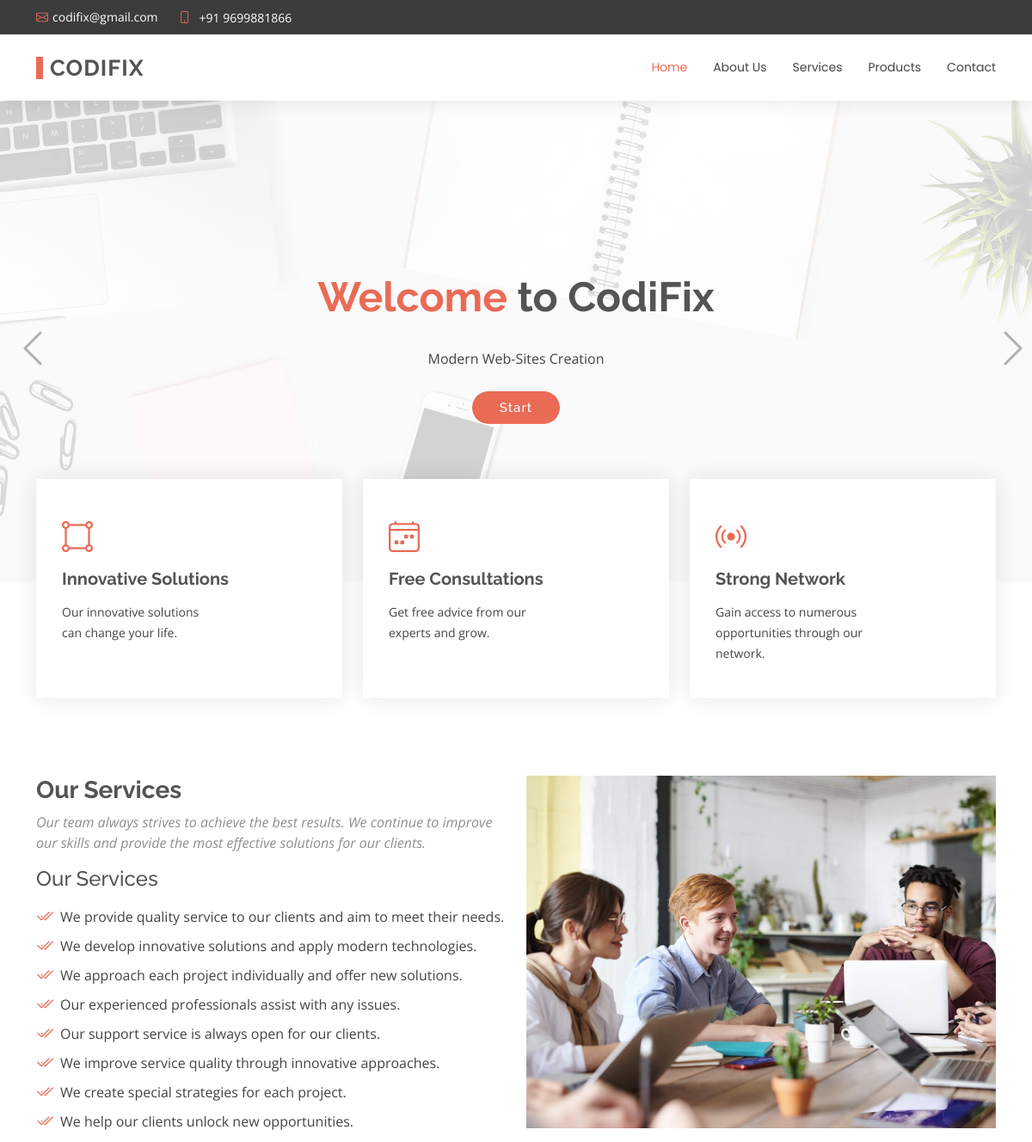
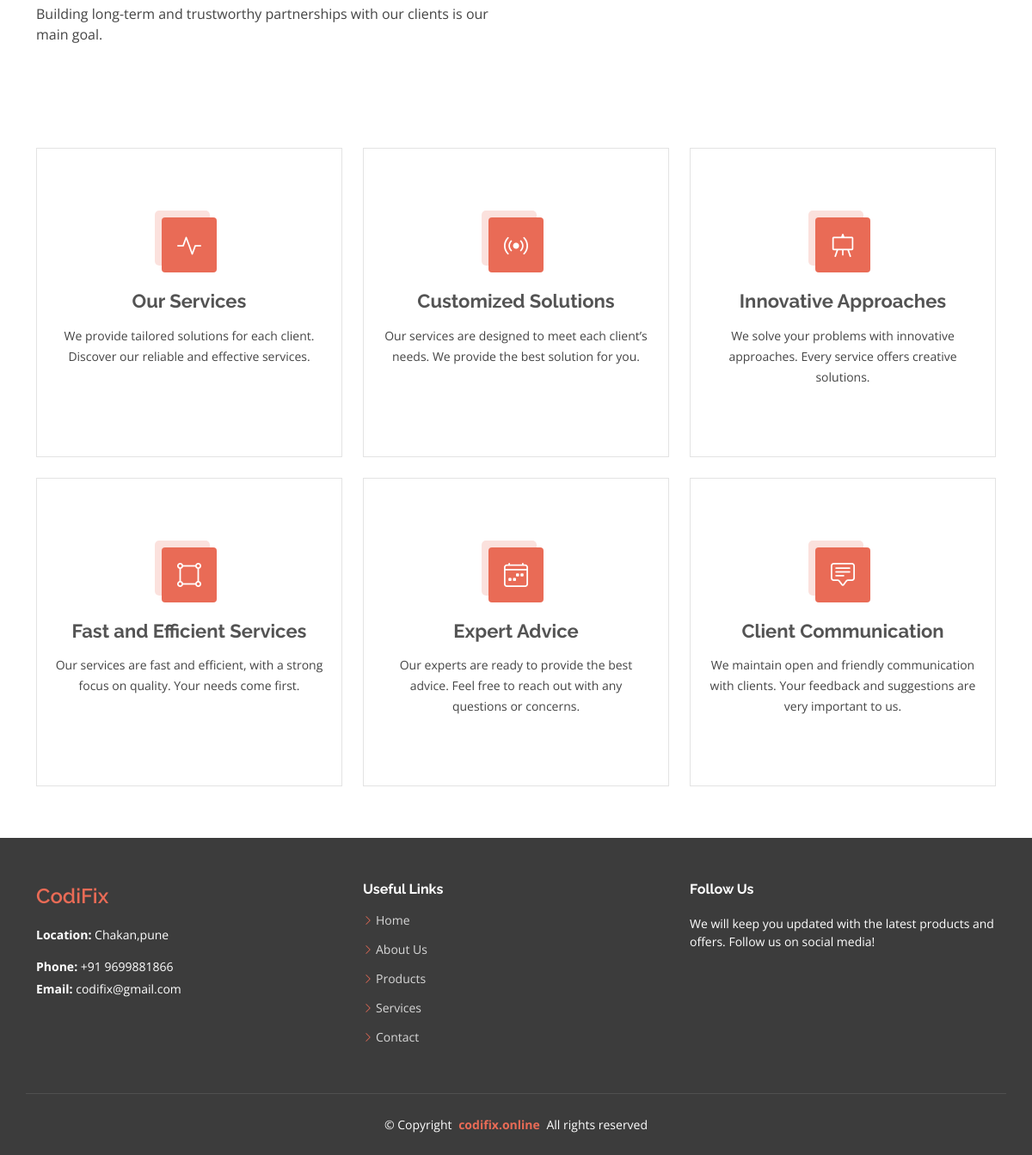
The page / on the database its author committed (2 pictures, top to bottom).
### tables this page shows
CREATE TABLE `contact_box` (
  `id` int(11) NOT NULL,
  `title` varchar(255) DEFAULT NULL,
  `value` varchar(255) DEFAULT NULL,
  `icon` varchar(255) DEFAULT NULL
);

CREATE TABLE `banners` (
  `id` int(11) NOT NULL,
  `image` varchar(255) NOT NULL,
  `title` varchar(255) NOT NULL,
  `description` text NOT NULL,
  `button_text` varchar(100) NOT NULL,
  `button_link` varchar(255) NOT NULL
);

CREATE TABLE `features` (
  `id` int(11) NOT NULL,
  `icon` varchar(255) NOT NULL,
  `title` varchar(255) NOT NULL,
  `description` text NOT NULL
);

CREATE TABLE `about` (
  `id` int(11) NOT NULL,
  `title` varchar(255) NOT NULL,
  `p1` text NOT NULL,
  `p2` text NOT NULL,
  `image` varchar(255) DEFAULT NULL
);

CREATE TABLE `services` (
  `id` int(11) NOT NULL,
  `title` varchar(255) NOT NULL,
  `description` text NOT NULL,
  `icon` varchar(50) NOT NULL
);

### config.php (called while the page is built, shortened)
<?php
class Database
{
    private $conn;
    public function __construct()
    {
        $servername = "localhost";
        $username = "root";
        $password = "";
        $dbname = "business_website";
        $this->conn = new mysqli($servername, $username, $password, $dbname);
    }
    public function executeQuery($sql)
    {
        $result = $this->conn->query($sql);
        return $result;
    }
    public function select($table, $columns = "*", $condition = "")
    {
        $sql = "SELECT $columns FROM $table $condition";
        return $this->executeQuery($sql)->fetch_all(MYSQLI_ASSOC);
    }
}

### index.php (the view, shortened to what this page needs)
<?php
include 'config.php';
$query = new Database();
$banners = $query->select('banners');
$features = $query->select('features');
$aboutData = $query->select('about');
$serviceItems  = $query->select('about_ul_items');
$services = $query->select('services');
$aboutItems = [];
foreach ($aboutData as $about) {
  $aboutItems[$about['id']] = [
    'title' => $about['title'],
    'p1' => $about['p1'],
    'p2' => $about['p2'],
    'image' => $about['image'],
    'list_items' => []
  ];
}
foreach ($serviceItems as $item) {
  $aboutItems[$item['about_id']]['list_items'][] = $item['list_item'];
}
?>
<!DOCTYPE html>
<html lang="en">
<head>
  <link href="assets/vendor/bootstrap/css/bootstrap.min.css" rel="stylesheet">
  <link href="assets/vendor/bootstrap-icons/bootstrap-icons.css" rel="stylesheet">
  <link href="assets/vendor/aos/aos.css" rel="stylesheet">
  <link href="assets/vendor/swiper/swiper-bundle.min.css" rel="stylesheet">
  <link href="assets/vendor/glightbox/css/glightbox.min.css" rel="stylesheet">
  <link href="assets/css/main.css" rel="stylesheet">
</head>
<body class="index-page">
  <?php include 'includes/header.php' ?>
  <main class="main">
    <section id="hero" class="hero section">
      <div id="hero-carousel" class="carousel slide carousel-fade" data-bs-ride="carousel" data-bs-interval="5000">
        <?php foreach ($banners as $banner): ?>
          <div class="carousel-item <?php echo ($banner === reset($banners)) ? 'active' : ''; ?>">
            <img src="assets/img/banners/<?php echo $banner['image']; ?>" alt="<?php echo $banner['title']; ?>">
            <div class="carousel-container">
              <h2><?php echo '<span>' . explode(' ', $banner['title'])[0] . '</span> ' . implode(' ', array_slice(explode(' ', $banner['title']), 1)); ?></h2>
              <p><?php echo $banner['description']; ?></p>
              <a href="<?php echo $banner['button_link']; ?>" class="btn-get-started"><?php echo $banner['button_text']; ?></a>
            </div>
          </div>
        <?php endforeach; ?>
        <a class="carousel-control-prev" href="#hero-carousel" role="button" data-bs-slide="prev">
          <span class="carousel-control-prev-icon bi bi-chevron-left" aria-hidden="true"></span>
        </a>
        <a class="carousel-control-next" href="#hero-carousel" role="button" data-bs-slide="next">
          <span class="carousel-control-next-icon bi bi-chevron-right" aria-hidden="true"></span>
        </a>
      </div>
      <div class="featured container">
        <div class="row gy-4">
          <?php
          $i = 0;
          foreach ($features as $feature):
            $delay = $i * 100;
          ?>
            <div class="col-lg-4 d-flex" data-aos="fade-up" data-aos-delay="<?php echo $delay; ?>">
              <div class="featured-item position-relative">
                <div class="icon"><i class="<?php echo $feature['icon']; ?> icon"></i></div>
                <h4><a href="" class="stretched-link"><?php echo $feature['title']; ?></a></h4>
                <p><?php echo $feature['description']; ?></p>
              </div>
            </div>
          <?php
            $i++;
          endforeach;
          ?>
        </div>
      </div>
    </section>
    <section id="about" class="section about">
      <div class="container" data-aos="fade-up" data-aos-delay="100">
        <div class="row gy-4">
          <?php foreach ($aboutItems as $about): ?>
            <div class="col-lg-6 order-1 order-lg-2">
              <?php if (!empty($about['image'])): ?>
                <img src="<?= htmlspecialchars($about['image']) ?>" class="img-fluid" alt="About Us">
              <?php endif; ?>
            </div>
            <div class="col-lg-6 order-2 order-lg-1 content">
              <h3><?= htmlspecialchars($about['title']) ?></h3>
              <p class="fst-italic"><?= htmlspecialchars($about['p1']) ?></p>
              <h4><?= htmlspecialchars($about['title']) ?></h4>
              <ul>
                <?php foreach ($about['list_items'] as $item): ?>
                  <li><i class="bi bi-check2-all"></i> <?= htmlspecialchars($item) ?></li>
                <?php endforeach; ?>
              </ul>
              <p><?= htmlspecialchars($about['p2']) ?></p>
            </div>
          <?php endforeach; ?>
        </div>
      </div>
    </section>
    <section id="services" class="services section">
      <div class="container">
        <div class="row gy-4">
          <?php foreach ($services as $service): ?>
            <div class="col-lg-4 col-md-6" data-aos="fade-up" data-aos-delay="<?= ($service['id'] - 1) * 100; ?>">
              <div class="service-item position-relative">
                <div class="icon">
                  <i class="<?= htmlspecialchars($service['icon']) ?>"></i>
                </div>
                <a href="#" class="stretched-link">
                  <h3><?= htmlspecialchars($service['title']) ?></h3>
                </a>
                <p><?= htmlspecialchars($service['description']) ?></p>
              </div>
            </div>
          <?php endforeach; ?>
        </div>
      </div>
    </section>
  </main>
  <?php include 'includes/footer.php' ?>
</body>
</html>

### includes/header.php (shortened to what this page needs)
<?php $contact_boxData = $query->select('contact_box'); ?>
<header id="header" class="header sticky-top">
    <div class="topbar d-flex align-items-center dark-background">
        <div class="container d-flex justify-content-center justify-content-md-between">
            <div class="contact-info d-flex align-items-center">
                <i class="bi bi-envelope d-flex align-items-center">
                    <a href="mailto:<?php echo  $contact_boxData[2]['value']; ?>">
                        <?php echo  $contact_boxData[2]['value']; ?>
                    </a>
                </i>
                <i class="bi bi-phone d-flex align-items-center ms-4">
                    <span>
                        <a href="tel:<?php echo trim($contact_boxData[2]['value']); ?>">
                            <?php echo $contact_boxData[1]['value']; ?>
                        </a>
                    </span>
                </i>
            </div>
        </div>
    </div>
    <div class="branding">
        <div class="container position-relative d-flex align-items-center justify-content-between">
            <a href="./" class="logo d-flex align-items-center">
                <h1 class="sitename">CodiFix<br></h1>
            </a>
            <?php $current_page = basename($_SERVER['PHP_SELF']); ?>
            <nav id="navmenu" class="navmenu">
                <ul>
                    <li><a href="./" class="<?= ($current_page == 'index.php') ? 'active' : ''; ?>">Home</a></li>
                    <li><a href="about.php" class="<?= ($current_page == 'about.php') ? 'active' : ''; ?>">About Us</a></li>
                    <li><a href="services.php" class="<?= ($current_page == 'services.php') ? 'active' : ''; ?>">Services</a></li>
                    <li><a href="products.php" class="<?= ($current_page == 'products.php') ? 'active' : ''; ?>">Products</a></li>
                    <li><a href="contact.php" class="<?= ($current_page == 'contact.php') ? 'active' : ''; ?>">Contact</a></li>
                </ul>
            </nav>
        </div>
    </div>
</header>

### includes/footer.php (shortened to what this page needs)
<footer id="footer" class="footer position-relative dark-background">
    <div class="container footer-top">
        <div class="row gy-4">
            <div class="col-lg-4 col-md-6 col-sm-12 footer-about mb-4">
                <a href="./" class="d-flex align-items-center">
                    <span class="sitename">CodiFix</span>
                </a>
                <div class="footer-contact pt-3">
                    <p><strong>Location:</strong> <?php echo  $contact_boxData[0]['value']; ?></p>
                    <p class="mt-3"><strong>Phone:</strong> <span onclick="window.location.href='tel:<?php echo trim($contact_boxData[2]['value']); ?>'"><?php echo $contact_boxData[1]['value']; ?></span></p>
                    <p><strong>Email:</strong> <span onclick="window.location.href='mailto:<?php echo $contact_boxData[2]['value']; ?>'"><?php echo  $contact_boxData[2]['value']; ?></span></p>
                </div>
            </div>
            <div class="col-lg-4 col-md-6 col-sm-12 footer-links mb-4">
                <h4>Useful Links</h4>
                <ul>
                    <li><i class="bi bi-chevron-right"></i> <a href="./">Home</a></li>
                    <li><i class="bi bi-chevron-right"></i> <a href="about.php">About Us</a></li>
                    <li><i class="bi bi-chevron-right"></i> <a href="products.php">Products</a></li>
                    <li><i class="bi bi-chevron-right"></i> <a href="services.php">Services</a></li>
                    <li><i class="bi bi-chevron-right"></i> <a href="contact.php">Contact</a></li>
                </ul>
            </div>
            <div class="col-lg-4 col-md-12 footer-follow mb-4">
                <h4>Follow Us</h4>
                <p>We will keep you updated with the latest products and offers. Follow us on social media!</p>
            </div>
        </div>
    </div>
    <div class="container copyright text-center mt-4">
        <p>© <span>Copyright</span> <strong class="px-1 sitename"> <a href="https://codifix.online/"> codifix.online</a></strong> <span>All rights reserved</span></p>
    </div>
</footer>

### includes/footer.php (style rules this page uses)
footer .sitename { color: var(--accent-color); }

### rows shown on the page
contact_box: value "codifix@gmail.com"
contact_box: value "+91 9699881866"
banners: image (picture), title "Welcome", title "to CodiFix", description "Modern Web-Sites Creation", button_text "Start"
features: title "Innovative Solutions", description "Our innovative solutions can change your life."
features: title "Free Consultations", description "Get free advice from our experts and grow."
features: title "Strong Network", description "Gain access to numerous opportunities through our network."
about: image (picture), title "Our Services", p1 "Our team always strives to achieve the best results. We continue to improve our skills and provide the most effective solutions for our clients.", item "We provide quality service to our clients and aim to meet their needs.", item "We develop innovative solutions and apply modern technologies.", item "We approach each project individually and offer new solutions.", item "Our experienced professionals assist with any issues.", item "Our support service is always open for our clients.", item "We improve service quality through innovative approaches.", item "We create special strategies for each project.", item "We help our clients unlock new opportunities.", p2 "Building long-term and trustworthy partnerships with our clients is our main goal."
services: title "Our Services", description "We provide tailored solutions for each client. Discover our reliable and effective services."
services: title "Customized Solutions", description "Our services are designed to meet each client’s needs. We provide the best solution for you."
services: title "Innovative Approaches", description "We solve your problems with innovative approaches. Every service offers creative solutions."
services: title "Fast and Efficient Services", description "Our services are fast and efficient, with a strong focus on quality. Your needs come first."
services: title "Expert Advice", description "Our experts are ready to provide the best advice. Feel free to reach out with any questions or concerns."
services: title "Client Communication", description "We maintain open and friendly communication with clients. Your feedback and suggestions are very important to us."
contact_box: value "Chakan,pune"
